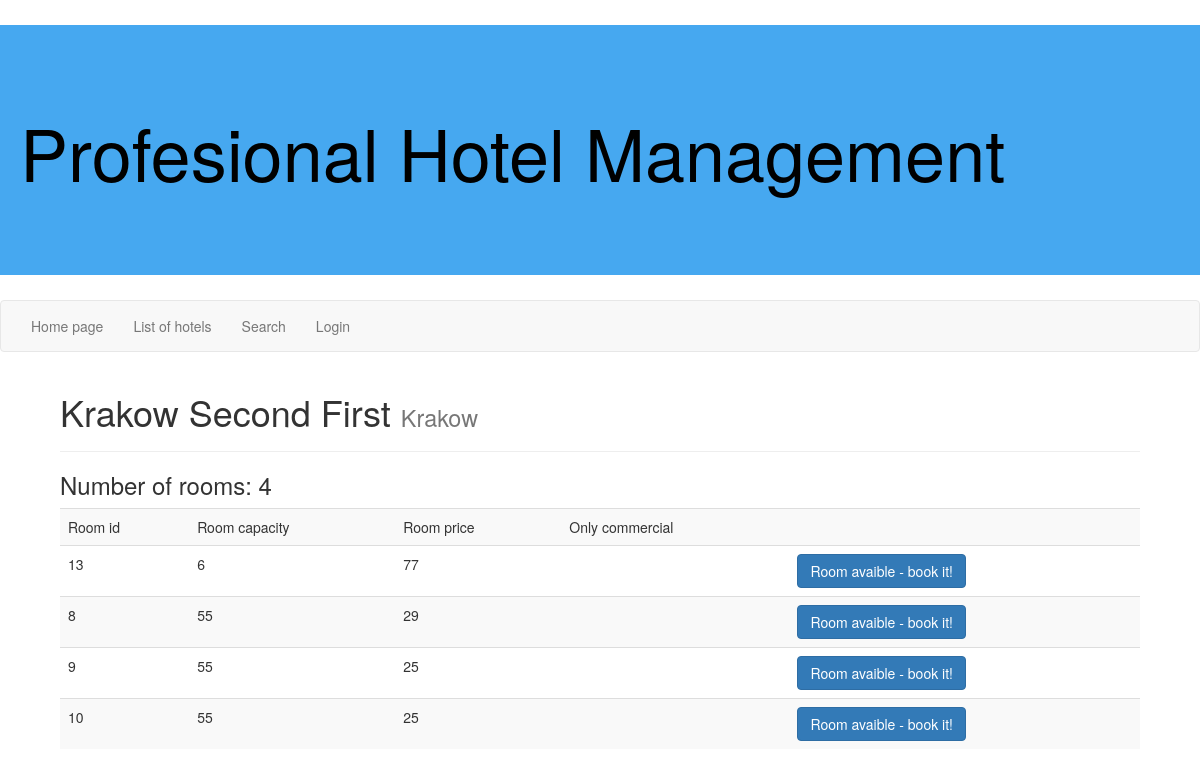
Page /php/hotel.php?id=2 on the committed database.
### tables this page shows
CREATE TABLE `hotels` (
  `hotel_id` int(8) NOT NULL,
  `hotel_name` varchar(255) NOT NULL,
  `hotel_location` varchar(255) NOT NULL,
  `hotel_min_price` int(8) NOT NULL DEFAULT '0',
  `hotel_max_price` int(8) NOT NULL DEFAULT '0',
  `hotel_rooms` int(11) NOT NULL
);

CREATE TABLE `rooms` (
  `room_id` int(8) NOT NULL,
  `hotel_id` int(8) NOT NULL,
  `room_capacity` int(8) NOT NULL,
  `room_price` int(8) NOT NULL,
  `room_user_status_req` int(11) NOT NULL
);

### php/core.php (called while the page is built, shortened)
<?php
function dbquery($query) {
	$result = @mysql_query($query);
	if (!$result) {
		echo mysql_error();
		return false;
	} else {
		return $result;
	}
}
function dbrows($query) {
	$result = @mysql_num_rows($query);
	return $result;
}
function dbarray($query) {
	$result = @mysql_fetch_assoc($query);
	if (!$result) {
		return false;
	} else {
		return $result;
	}
}
?>

### php/hotel.php (the view, shortened to what this page needs)
<?php
require_once "core.php";
require_once "style/head.php";
$query = dbquery("SELECT * FROM hotels WHERE `hotel_id` = '".$_GET['id']."'");
if(!dbrows($query)){ echo "Unfortunatly there is no hotel with this id"; }
else{
$hotel = dbarray($query);
?>
<div class="page-header">
	<h1><?php echo $hotel['hotel_name']." <small>".$hotel['hotel_location']."</small>"; ?> </h1>
</div>
<h3>Number of rooms: <?php echo $hotel['hotel_rooms']; ?></h3>
<table class="table table-striped">
<tr><td>Room id</td><td>Room capacity</td><td>Room price</td><td>Only commercial</td><td></td></tr>
<?php
$query = dbquery("SELECT * FROM rooms WHERE `hotel_id` = '".$hotel['hotel_id']."' ORDER BY `room_price` DESC");
while($room = dbarray($query))
{
	echo "<tr><td>".$room['room_id']."</td><td>".$room['room_capacity']."</td><td>".$room['room_price']."</td><td>".($room['room_user_status_req'] == 2 ? "Commercial" : "")."</td>
	<td>";
	$endq = dbquery("SELECT `booking_end_date` FROM bookings WHERE `booking_start_date`<'".time()."' AND `booking_end_date` > '".time()."' AND `room_id` = '".$room['room_id']."'");
	if(!$commercial && $room['room_user_status_req']==2)
	{
		echo "<button type=\"button\" class=\"btn btn-warning\"> You are not commercial</a>";
	}elseif(dbrows($endq)){
		echo "<button type=\"button\" class=\"btn btn-danger\"> Room booked</a>";
	}
	else{
		echo "<a href=\"book_room.php?id=".$room['room_id']."\" class=\"btn btn-primary\"> Room avaible - book it!</a>";
	}
	echo "</td></tr>\n";
}
?>
</table>
<?php
}
require_once "style/foot.php";
?>

### rows in the picture
hotels: hotel_name "Krakow Second First", hotel_location "Krakow", hotel_rooms "4"
rooms: room_id "13", room_capacity "6", room_price "77"
rooms: room_id "8", room_capacity "55", room_price "29"
rooms: room_id "9", room_capacity "55", room_price "25"
rooms: room_id "10", room_capacity "55", room_price "25"
